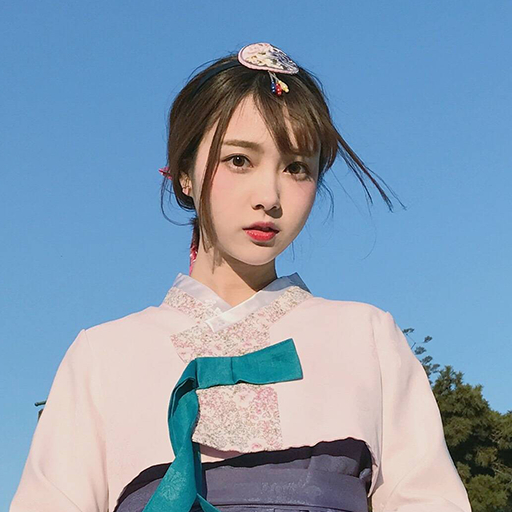
#> input picture img/person.jpeg, 512 x 512 px
$ python binary.py
#> lines starting #> are read from the running program, lines starting #| are printed output that depends on the picture; after the words box and inside, x2 and y2 are one past the last pixel; in counts of white or black regions, pixels touching at a corner belong together
import cv2


if __name__ == '__main__':
    img = cv2.imread('./img/person.jpeg')
#> img is the input picture: shape (512, 512, 3); mean B, G, R 177.4, 155, 132.6

    gray = cv2.cvtColor(img, cv2.COLOR_BGR2GRAY)
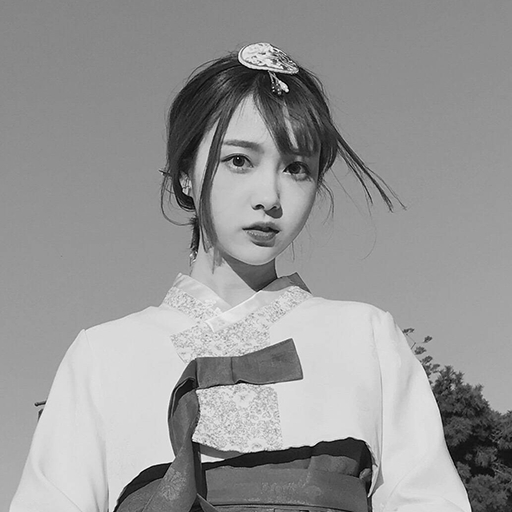
#> gray: shape (512, 512); min 0, max 254, mean 150.9

    ret,dist = cv2.threshold(gray, 100, 255, cv2.THRESH_BINARY)
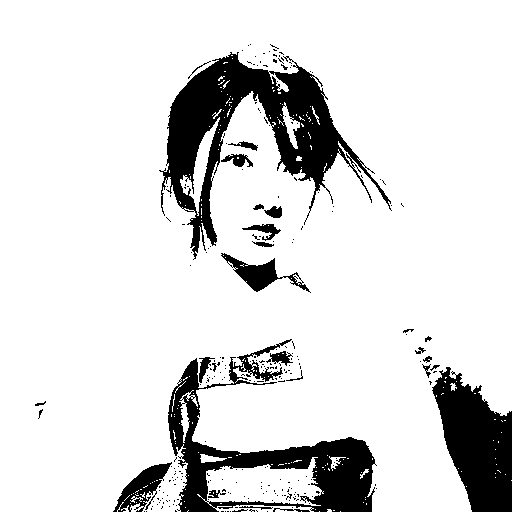
#> dist: shape (512, 512); 86.3% white; 255 black regions (228 under 20 px), largest, box (x1, y1, x2, y2) and area: (159, 52, 392, 260) 14024, (168, 339, 377, 512) 10165, (432, 367, 512, 512) 7194


    cv2.imshow('img', img)

    cv2.imshow('gray', gray)

    cv2.imshow('dist', dist)


    cv2.waitKey(0)

$ run again, with img/bird.jpeg copied over img/person.jpeg
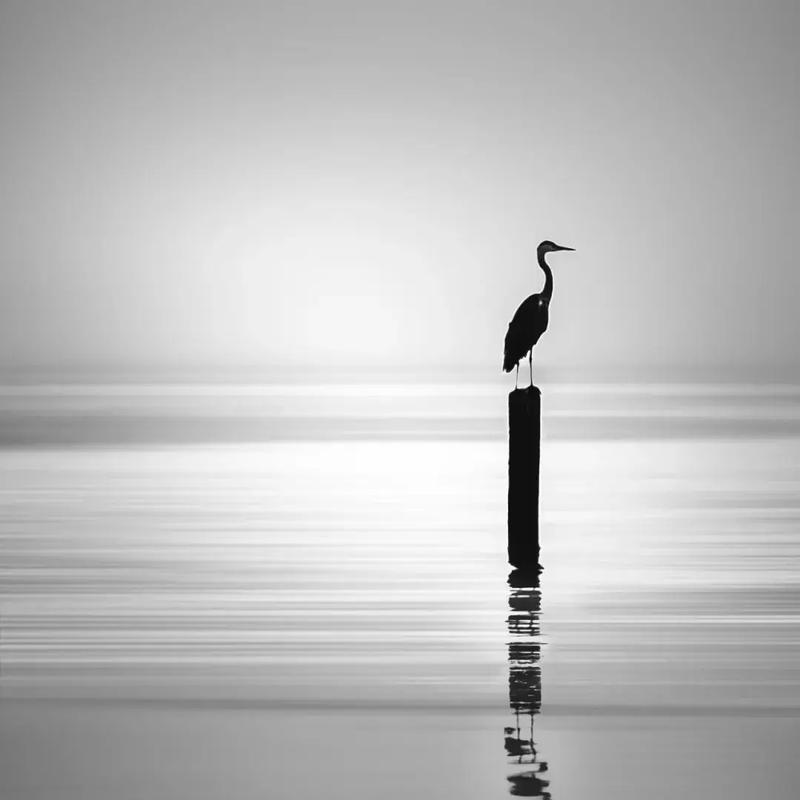
#> input picture img/bird.jpeg, 800 x 800 px
#> img is the input picture: shape (800, 800, 3); min 0, max 255, mean 190
#> `ret,dist = cv2.threshold(gray, 100, 255, cv2.THRESH_BINARY)`:
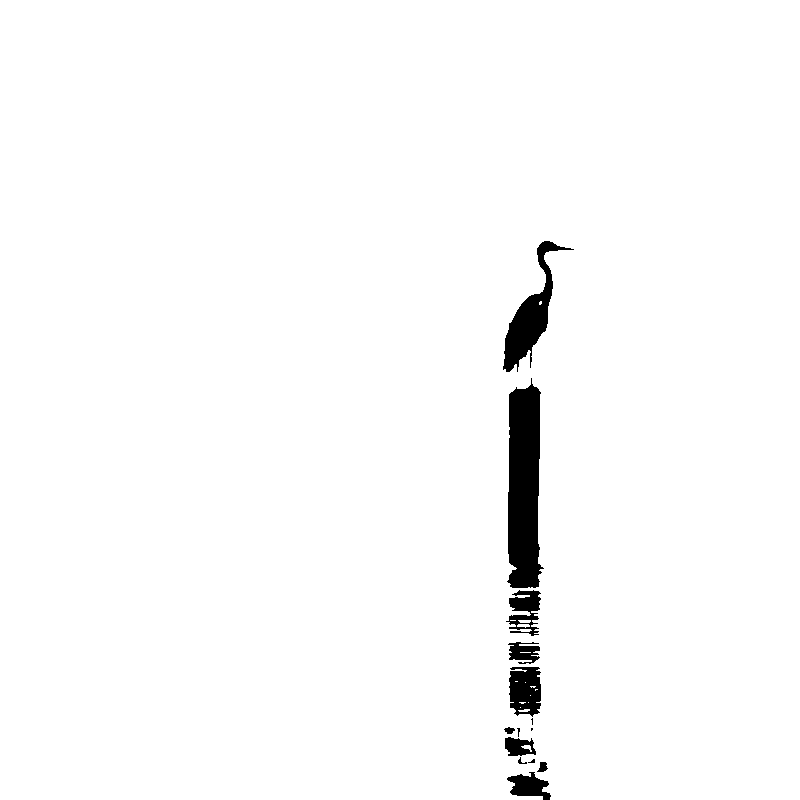
#> dist: shape (800, 800); 98% white; 14 black regions (4 under 20 px), largest, box (x1, y1, x2, y2) and area: (507, 378, 544, 588) 6027, (503, 241, 574, 372) 2648, (509, 667, 541, 717) 1303
